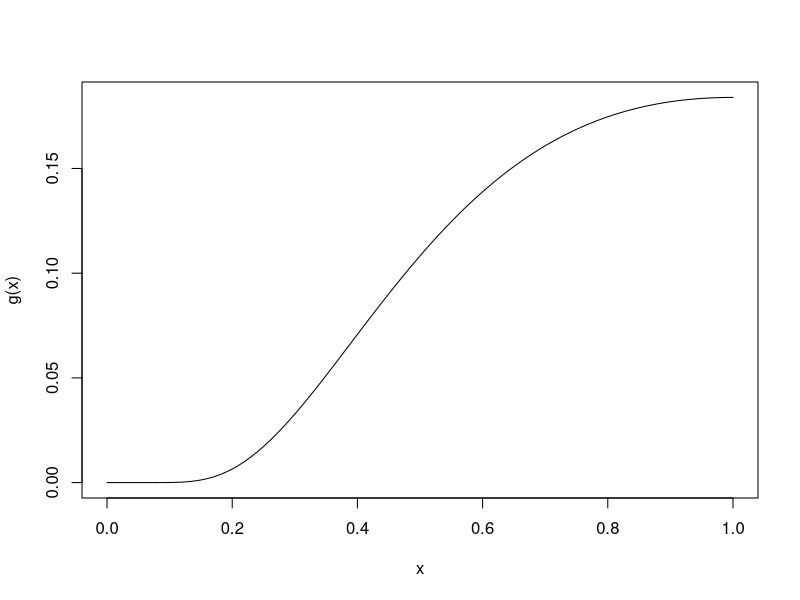
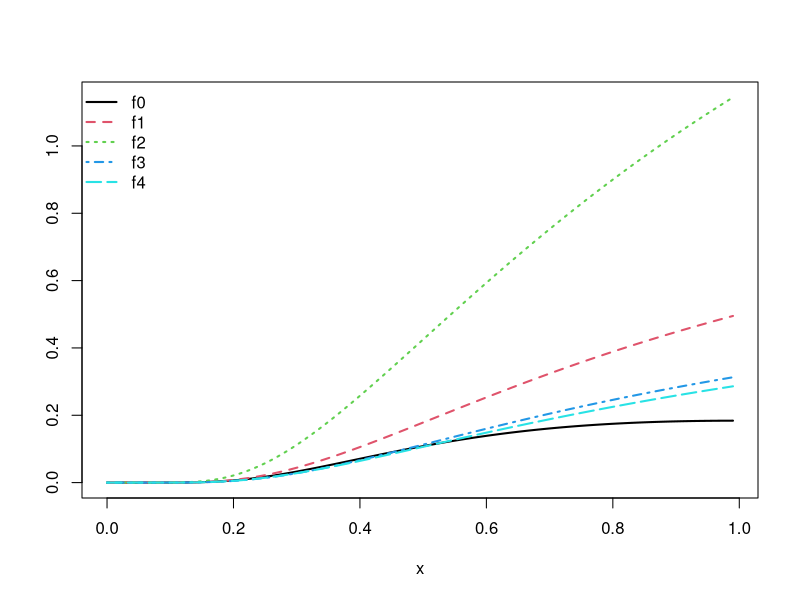

Here is the R script that generated these plots, in order:
# clear all variables
rm(list=ls())

################################################################
#### Problem set 5
################################################################

# (Solutions to the problems from the book are found at the end)

###
################################################################
################################################################
### Problem 1
n.replic <- 10000

theta.hat <- numeric(5)
se <- numeric(5)
g <- function(y)
  exp(-1/y -log(1+y^2))*(y>0)*(y<=1)
curve(g(x),0,1)

###--- f0, U[0,1]
x <- runif( n.replic )
y <- g(x) 
theta.hat[1] <- mean(y)
se[1] <- sd(y)

###--- f1, Exp(1)
x <- rexp(n=n.replic, rate=1)
y <- g(x)/exp(-x) 
theta.hat[2] <- mean(y)
se[2] <- sd(y)
round(rbind(theta.hat, se), 4)

###--- f2, Standard Chauchy

x <- rcauchy(n=n.replic, location=0, scale=1)  # Alternatively: x <- tan(pi*(runif(n.replic)-0.5)) 
y <- g(x)*pi*(1+x^2) 
theta.hat[3] <- mean(y, na.rm=TRUE)
se[3] <- sd( y, na.rm=TRUE )
round(rbind( theta.hat, se ), 4)
###--- This produced some NaN's. The functions mean and sd does not work then.
###--- Therefore the na.rm=TRUE is included to disgard these NaN's.
###--- Some further checks:
# mean(y[!is.na(y)])
# which(is.na(y))
# y[4678]; x[4678]; g( x[4678] )
# This (in the g-function) is the problem:  exp(-1/x[4678])
#                                           produces NaN's when x is too close to 0


###--- f3, trucated Exp(1)
x <- -log( 1-runif(n=n.replic)*(1-exp(-1))) #; hist(x)
y <- g(x)*(1-exp(-1))/exp(-x)
theta.hat[4] <- mean(y)
se[4] <- sd(y)
round( rbind(theta.hat, se ), 4)

###--- f4, trucated Cauchy 
x <- tan( runif(n=n.replic)*pi/4 ) #; hist( x )
y <- g(x)*pi*(1+x^2)/4
theta.hat[5] <- mean(y)
se[5] <- sd(y)
round(rbind(theta.hat, se), 4)

res <- round(rbind(theta.hat, se), 4)
colnames(res) <- c("f0","f1","f2","f3","f4")
res

###--- Plot of y=g/importance function:

x <- seq(0,.99,.01)
r.0 <- g(x)
r.1 <- g(x)/exp(-x) 
r.2 <- g(x)*pi*(1+x^2)
r.3 <- g(x)*(1-exp(-1))/exp(-x)
r.4 <- g(x)*pi*(1+x^2)/4

matplot( x, matrix( c(r.0,r.1,r.2,r.3,r.4), nrow=length(r.0)) , type='l', ylab='',lwd=2 )
legend("topleft", c('f0','f1','f2','f3','f4'),
       col=1:5, lty=1:5, lwd=c(2), pch=c(-1), bty='n')


################################################################
###--- Problem 6.7 (Rizzo)

###--- Simple MC estimate:
n.replic <- 10000
u <- runif(n.replic)
g <- exp(u)
(theta.hat.1 <- mean(g))
# Corresp. standard error:
(se.1 <- sd(g)/sqrt(n.replic))
v.1 <- se.1^2
round( cbind( theta.hat.1, se.1, v.1 ) , 8 )

###--- Antithetic variable MC estimate:
m <- n.replic/2
u <- runif(m)
g.2 <- exp(u) + exp(1-u)
(theta.hat.2 <- mean(g.2)/2)
# Corresp. standard error:
(se.2 <- sd(g.2)/sqrt(4*m))
v.2 <- se.2^2
round( cbind( theta.hat.2, se.2, v.2 ) , 8 )

###--- Variance reduction:
100*(v.1-v.2)/v.1





###############################################################################
################################################################
###--- Problem 6.10 (Rizzo)
###--- Simple MC estimate:
n.replic <- 10000

u <- runif(n.replic)
g <- exp(-u)/(1+u^2)
(theta.hat.1 <- mean(g))
# Corresp. standard error:
(se.1 <- sd(g)/sqrt(n.replic))

###--- Antithetic variable MC estimate:
m <- n.replic/2
u <- runif(m)
v <- 1-u
g.2 <- exp(-u)/(1+u^2) + exp(-v)/(1+v^2)
(theta.hat.2 <- mean(g.2)/2)
# Corresp. standard error:
(se.2 <- sd(g.2)/sqrt(4*m))


###--- Variance reduction:
100*(se.1^2-se.2^2)/se.1^2
